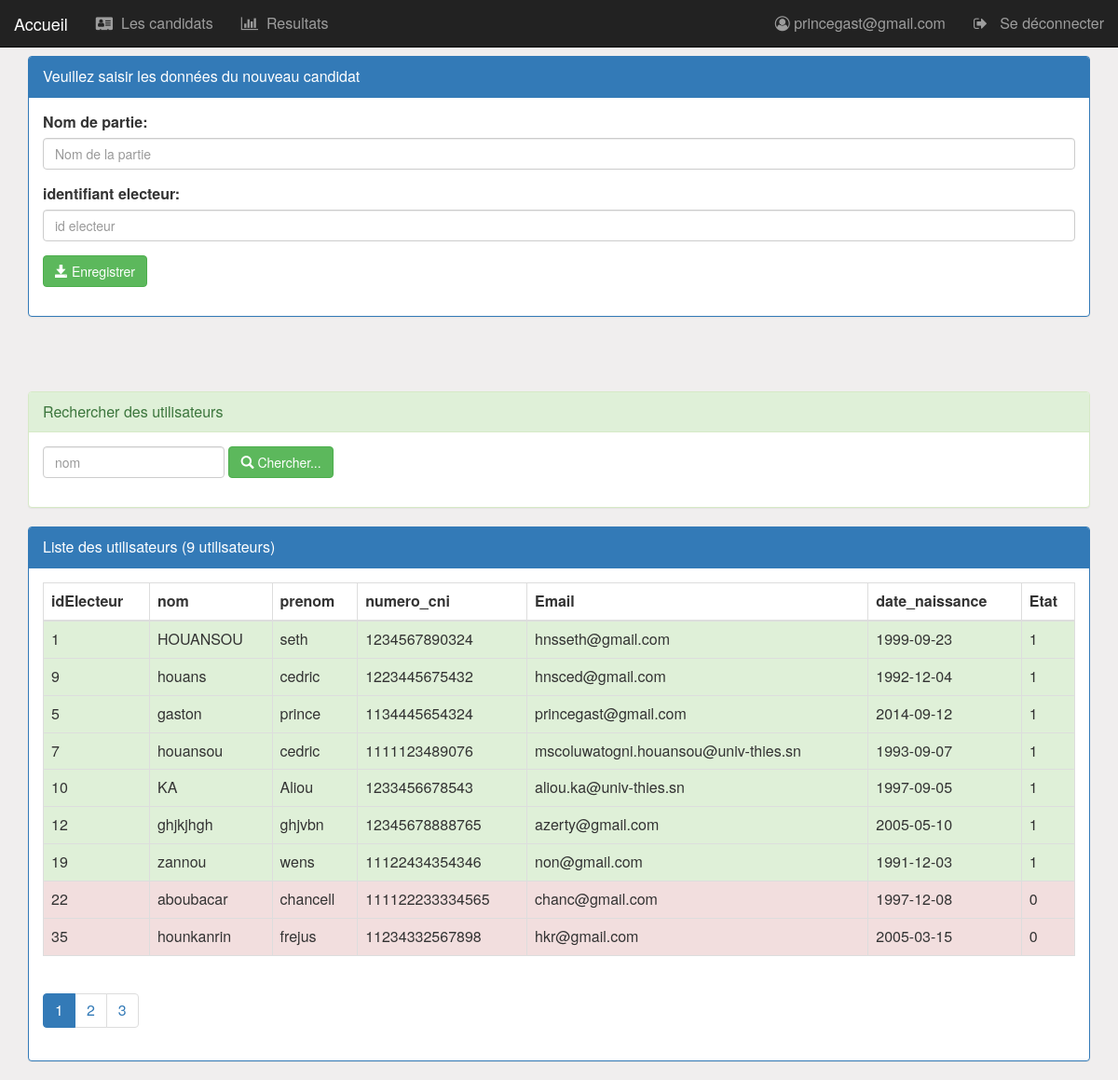
The page /pages/nouveauCandidat.php (signed in) on the database its author committed.
### tables this page shows
CREATE TABLE IF NOT EXISTS `user` (
  `idUser` int(11) NOT NULL AUTO_INCREMENT,
  `nom` varchar(20) NOT NULL,
  `prenom` varchar(20) NOT NULL,
  `naissance` date NOT NULL,
  `adresse` varchar(20) DEFAULT NULL,
  `idProfilF` int(11) DEFAULT NULL,
  `mot_de_passe` varchar(25) NOT NULL,
  `mail` varchar(40) NOT NULL,
  `etat` int(1) DEFAULT NULL,
  `a_vote` int(11) NOT NULL DEFAULT '0',
  `est_inscrit` int(11) DEFAULT '0',
  `numCNI` varchar(20) DEFAULT NULL,
  `idBureauF` int(11) DEFAULT NULL,
  `vote_pour` int(11) NOT NULL,
  PRIMARY KEY (`idUser`),
  KEY `idProfilF` (`idProfilF`),
  KEY `idBureauF` (`idBureauF`),
  KEY `vote_pour` (`vote_pour`)
);

### pages/nouveauCandidat.php (the view, shortened to what this page needs)
<?php
    require_once("../api/db_connect.php");
    $login=isset($_GET['login'])?$_GET['login']:"";
    $size=isset($_GET['size'])?$_GET['size']:3;
    $page=isset($_GET['page'])?$_GET['page']:1;
    $requeteUser="select * from user where nom like '%$login%'";
    $requeteCount="select count(*) countUser from user";
    $resultatUser=mysqli_query($conn,$requeteUser);
    $resultatCount=mysqli_query($conn,$requeteCount);
    $tabCount=$resultatCount->fetch_array();
    $nbrUser=$tabCount['countUser'];
    $reste=$nbrUser % $size;
    if($reste===0)
        $nbrPage=$nbrUser/$size;
    else
        $nbrPage=floor($nbrUser/$size)+1;
?>
<HTML>
    <head>
        <link rel="stylesheet" type="text/css" href="../css/bootstrap.css">
        <link rel="stylesheet" type="text/css" href="../css/font-awesome.min.css">
        <link rel="stylesheet" type="text/css" href="../css/monstyle.css">
    </head>
    <body>
        <?php include("menu.php"); ?>
        <div class="container">
             <div class="panel panel-primary margetop60">
                <div class="panel-heading">Veuillez saisir les données du nouveau candidat</div>
                <div class="panel-body">
                    <form method="post" action="insertCandidat.php" class="form">
                        <div class="form-group">
                             <label for="partie">Nom de partie:</label>
                            <input type="text" name="nomP"
                                   placeholder="Nom de la partie"
                                   class="form-control"/>
                        </div>
                        <div class="form-group">
                            <label for="identifiant">identifiant electeur:</label>
				            <input type="number" name="idE"
                                   placeholder="id electeur"
                                   class="form-control"/>
                        </div>
				        <button type="submit" class="btn btn-success">
                            <span class="glyphicon glyphicon-save"></span>
                            Enregistrer
                        </button>
					</form>
                </div>
            </div>
        </div>
        <div class="container">
            <div class="panel panel-success margetop60">
				<div class="panel-heading">Rechercher des utilisateurs</div>
				<div class="panel-body">
					<form method="get" action="nouveauCandidat.php" class="form-inline">
						<div class="form-group">
                            <input type="text" name="login"
                                   placeholder="nom"
                                   class="form-control"
                                   value="<?php echo $login ?>"/>
                        </div>
				        <button type="submit" class="btn btn-success">
                            <span class="glyphicon glyphicon-search"></span>
                            Chercher...
                        </button>
					</form>
				</div>
			</div>
            <div class="panel panel-primary">
                <div class="panel-heading">Liste des utilisateurs (<?php echo $nbrUser ?> utilisateurs)</div>
                <div class="panel-body">
                    <table class="table table-striped table-bordered">
                        <thead>
                            <tr>
                                <th>idElecteur</th> <th>nom</th> <th>prenom</th> <th>numero_cni</th> <th>Email</th> <th>date_naissance</th> <th>Etat</th>
                            </tr>
                        </thead>
                        <tbody>
                            <?php while($user=$resultatUser->fetch_assoc()){ ?>
                                <tr class="<?php echo $user['etat']==1?'success':'danger'?>">
                                    <td><?php echo $user['idUser'] ?> </td>
                                    <td><?php echo $user['nom'] ?> </td>
                                    <td><?php echo $user['prenom'] ?> </td>
                                    <td><?php echo $user['numCNI'] ?> </td>
                                    <td><?php echo $user['mail'] ?> </td>
                                    <td><?php echo $user['naissance'] ?> </td>
                                    <td><?php echo $user['etat'] ?> </td>
                                </tr>
                            <?php } ?>
                        </tbody>
                    </table>
                    <div>
                        <ul class="pagination">
                            <?php for($i=1;$i<=$nbrPage;$i++){ ?>
                                <li class="<?php if($i==$page) echo 'active' ?>">
                                    <a href="utilisateur.php?page=<?php echo $i;?>&login=<?php echo $login ?>">
                                    <?php echo $i; ?>
                                    </a>
                                </li>
                            <?php } ?>
                        </ul>
                    </div>
                </div>
            </div>
        </div>
    </body>
</HTML>

### css/monstyle.css (style rules this page uses)
.margetop60 { margin-top: 60px; }
body { background-color: rgb(240, 238, 238); font-size: 16px; }

### rows shown on the page
user: idUser "1", nom "HOUANSOU", prenom "seth", numCNI "1234567890324", mail "hnsseth@gmail.com", naissance "1999-09-23", etat "1"
user: idUser "9", nom "houans", prenom "cedric", numCNI "1223445675432", mail "hnsced@gmail.com", naissance "1992-12-04", etat "1"
user: idUser "5", nom "gaston", prenom "prince", numCNI "1134445654324", mail "princegast@gmail.com", naissance "2014-09-12", etat "1"
user: idUser "7", nom "houansou", prenom "cedric", numCNI "1111123489076", mail "mscoluwatogni.houansou@univ-thies.sn", naissance "1993-09-07", etat "1"
user: idUser "10", nom "KA", prenom "Aliou", numCNI "1233456678543", mail "aliou.ka@univ-thies.sn", naissance "1997-09-05", etat "1"
user: idUser "12", nom "ghjkjhgh", prenom "ghjvbn", numCNI "12345678888765", mail "azerty@gmail.com", naissance "2005-05-10", etat "1"
user: idUser "19", nom "zannou", prenom "wens", numCNI "11122434354346", mail "non@gmail.com", naissance "1991-12-03", etat "1"
user: idUser "22", nom "aboubacar", prenom "chancell", numCNI "111122233334565", mail "chanc@gmail.com", naissance "1997-12-08", etat "0"
user: idUser "35", nom "hounkanrin", prenom "frejus", numCNI "11234332567898", mail "hkr@gmail.com", naissance "2005-03-15", etat "0"

### other values the page prints
$_SESSION['user']['mail'] "princegast@gmail.com"
$nbrUser "9"
